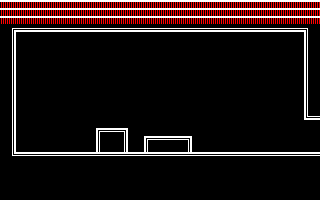

A 2D game scene composited from a Tiled map and its tileset images. What follows is a short description and the map's XML, with every tile layer's data as written:
An orthogonal 20x25 tile map with 16x8 px tiles, 1 tile layer (Tile Layer 1).

<map version="1.2" tiledversion="1.2.5" orientation="orthogonal" renderorder="right-down" width="20" height="25" tilewidth="16" tileheight="8" infinite="0" nextlayerid="2" nextobjectid="1">
 <tileset firstgid="1" source="tileset.tsx" />
 <layer id="1" name="Tile Layer 1" width="20" height="25">
  <data encoding="csv">
18,18,18,18,18,18,18,18,18,18,18,18,18,18,18,18,18,18,18,18,
18,18,18,18,18,18,18,18,18,18,18,18,18,18,18,18,18,18,18,18,
18,18,18,18,18,18,18,18,18,18,18,18,18,18,18,18,18,18,18,18,
13,3,3,3,3,3,3,3,3,3,3,3,3,3,3,3,3,3,3,12,
5,1,1,1,1,1,1,1,1,1,1,1,1,1,1,1,1,1,1,4,
5,1,1,1,1,1,1,1,1,1,1,1,1,1,1,1,1,1,1,4,
5,1,1,1,1,1,1,1,1,1,1,1,1,1,1,1,1,1,1,4,
5,1,1,1,1,1,1,1,1,1,1,1,1,1,1,1,1,1,1,4,
5,1,1,1,1,1,1,1,1,1,1,1,1,1,1,1,1,1,1,4,
5,1,1,1,1,1,1,1,1,1,1,1,1,1,1,1,1,1,1,4,
5,1,1,1,1,1,1,1,1,1,1,1,1,1,1,1,1,1,1,4,
5,1,1,1,1,1,1,1,1,1,1,1,1,1,1,1,1,1,1,4,
5,1,1,1,1,1,1,1,1,1,1,1,1,1,1,1,1,1,1,4,
5,1,1,1,1,1,1,1,1,1,1,1,1,1,1,1,1,1,1,4,
5,1,1,1,1,1,1,1,1,1,1,1,1,1,1,1,1,1,1,8,
5,1,1,1,1,1,1,1,1,1,1,1,1,1,1,1,1,1,1,1,
5,1,1,1,1,1,6,7,1,1,1,1,1,1,1,1,1,1,1,1,
5,1,1,1,1,1,4,5,1,6,2,7,1,1,1,1,1,1,1,1,
5,1,1,1,1,1,4,5,1,4,1,5,1,1,1,1,1,1,1,1,
11,2,2,2,2,2,2,2,2,2,2,2,2,2,2,2,2,2,2,2,
1,1,1,1,1,1,1,1,1,1,1,1,1,1,1,1,1,1,1,1,
1,1,1,1,1,1,1,1,1,1,1,1,1,1,1,1,1,1,1,1,
1,1,1,1,1,1,1,1,1,1,1,1,1,1,1,1,1,1,1,1,
1,1,1,1,1,1,1,1,1,1,1,1,1,1,1,1,1,1,1,1,
1,1,1,1,1,1,1,1,1,1,1,1,1,1,1,1,1,1,1,1
</data>
 </layer>
</map>
